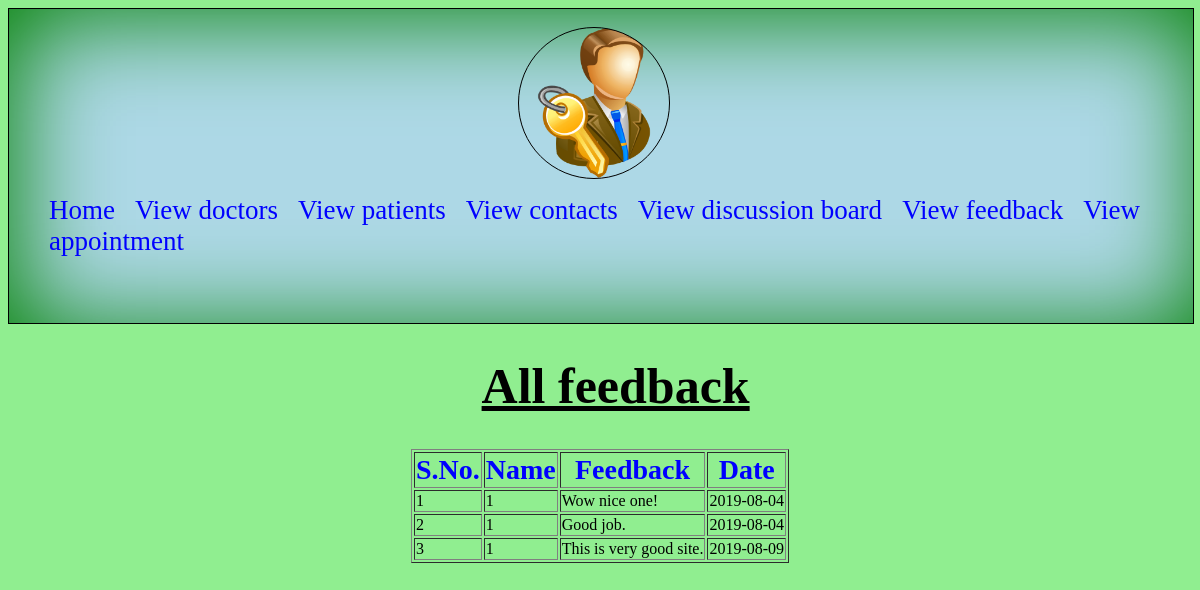
Page /admin/feedback.php (signed in) on the committed database.
### tables this page shows
CREATE TABLE IF NOT EXISTS `tbl_feedback` (
  `feedid` int(11) NOT NULL AUTO_INCREMENT,
  `patid` int(10) NOT NULL,
  `feedback` varchar(250) NOT NULL,
  `date` varchar(10) NOT NULL,
  PRIMARY KEY (`feedid`)
);

### admin/feedback.php (the view, shortened to what this page needs)
<?php
$query="select * from tbl_feedback";
$res=mysql_query($query);
?>
<html>
<head>
</head>
<body bgcolor="lightgreen">
<div style="height:40%;width:100%;background-color:lightblue;box-shadow:7px 7px 100px green inset;border:1px solid;">
<div style="height:150px;width:150px;border:1px solid;margin-left:43%;margin-top:-3%;border-radius:100px;background-image:url(../images/admin.png);background-size:cover;"></div>
<div style="margin-top:-0%;" id="head1">
<ul>
<li><a href="admin.php">Home</a></li>&nbsp&nbsp&nbsp&nbsp
<li><a href="doctor.php">View doctors</a></li>&nbsp&nbsp&nbsp&nbsp
<li><a href="patient.php">View patients</a></li>&nbsp&nbsp&nbsp&nbsp
<li><a href="contact.php">View contacts</a></li>&nbsp&nbsp&nbsp&nbsp
<li><a href="discussion.php">View discussion board</a></li>&nbsp&nbsp&nbsp&nbsp
<li><a href="feedback.php">View feedback</a></li>&nbsp&nbsp&nbsp&nbsp
<li><a href="appointment.php">View appointment</a></li>&nbsp&nbsp&nbsp&nbsp
</ul></div>
</div>
<h1 style="margin-left:40%;font-size:50px;"><u>All feedback</u></h1>
<table border="1" align="center">
<tr>
<th>S.No.</th>
<th>Name</th>
<th>Feedback</th>
<th>Date</th>
</tr>
<?php
$a=1;
while($row=mysql_fetch_array($res,MYSQL_BOTH))
{
?>
<tr>
<td><?php echo $a; ?></td>
<td><?php echo $row['patid']; ?></td>
<td><?php echo $row['feedback']; ?></td>
<td><?php echo $row['date']; ?></td>
</tr>
<?php
$a++;
}
?></table>
</body>
</html>

### admin/feedback.php (style rules this page uses)
#head1 { height:100px;width:100%; }
#head1 ul { list-style-type:none; }
#head1 ul li { display:inline; padding:0px; border-radius:10px 10px 10px 10px; font-size:27px;background-color:;font-family:; }
#head1 ul li a { text-decoration:none; color:blue; }
th { color:blue;font-size:28px; }
td { color:black;font-size:16px; }

### rows in the picture
tbl_feedback: patid "1", feedback "Wow nice one!", date "2019-08-04"
tbl_feedback: patid "1", feedback "Good job.", date "2019-08-04"
tbl_feedback: patid "1", feedback "This is very good site.", date "2019-08-09"
